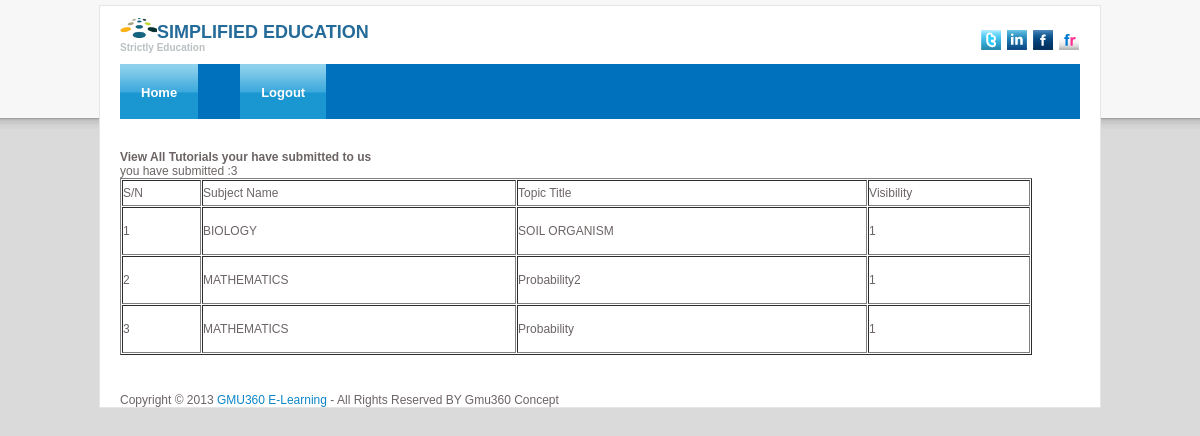
Screenshot of /study_lab/history.php (signed in) with the database file from the repository.
### tables this page shows
CREATE TABLE `free_topics` (
  `id` int(11) NOT NULL auto_increment,
  `subject_id` int(11) NOT NULL,
  `topic_name` varchar(255) NOT NULL,
  `introduction` text NOT NULL,
  `objectives` text NOT NULL,
  `content` text NOT NULL,
  `possible_questions` text NOT NULL,
  `real_life_application` text NOT NULL,
  `summary` text NOT NULL,
  `tutor_id` int(11) NOT NULL,
  `visibility` int(11) NOT NULL,
  PRIMARY KEY  (`id`)
);

CREATE TABLE `subjects` (
  `id` int(11) NOT NULL auto_increment,
  `subject_name` varchar(100) NOT NULL,
  `subject_category_id` int(100) NOT NULL,
  `logo` varchar(100) NOT NULL,
  `visibility` int(11) NOT NULL,
  PRIMARY KEY  (`id`)
);

### study_lab/history.php (the view, shortened to what this page needs)
<?php
include("ballot_class.php");
$object=new library();
?>
<!DOCTYPE html PUBLIC "-//W3C//DTD XHTML 1.0 Transitional//EN" "http://www.w3.org/TR/xhtml1/DTD/xhtml1-transitional.dtd">
<html xmlns="http://www.w3.org/1999/xhtml">
<head>
<link rel="stylesheet" href="../css/style.css" type="text/css" media="all" />
</head>
<body>
<div id="shell">
  <div id="header">
    <h1 id="logo"><a href="#"><img src="../css/images/Logo_colord.png" width="37" height="20" />SIMPLIFIED EDUCATION<span>Strictly Education</span></a></h1>
        <div class="socials"> <a href="#" class="link link-twitter">Twitter</a> <a href="#" class="link link-linkedin">LinkedIn</a> <a href="#" class="link link-facebook">Facebook</a> <a href="#" class="link link-flickr">flickr</a> </div>
  </div>
  <div id="navigation">
    <ul>
      <li><a href="index.php" class="active">Home</a></li>
      <li><a href="" ></a></li>
      <li><a href="logout" class="active">Logout</a></li>
    </ul>
  </div>
  <div id="main">
    <br/><br/>
<?php
  $display = 10;
  if (isset($_GET['s']) && is_numeric
  ($_GET['s'])) {
  $start = $_GET['s'];
  } else {
  $start = 0;
  }
?>
        <?php
		$get="SELECT * FROM `free_topics` WHERE `tutor_id`='{$_SESSION['postersid']}' ORDER BY `id` DESC LIMIT $start, $display ";
		$get=$object->query($get);
		?>
        <legend><b>View All Tutorials your have submitted to us</b>        <br/>
        you have submitted :<?php	$object->countRes('free_topics','tutor_id',$_SESSION['postersid']); ?>
        <br/><?php
if(mysql_num_rows($get)>0){
?>
</legend>
<table width="95%" border="1" cellspacing="1">
	<tr class="thead">
        <td height="24">S/N</td>
    <td>Subject Name</td>
      <td>Topic Title</td>
  <td>Visibility</td>
    </tr>
  <?php
$s=1;
  	while($l=mysql_fetch_array($get)){
		$catid=$l['subject_id'];
	echo "<tr class= \"trodd\">";
	?>
    <td height="46"><?php echo $s++;
	?></td>
    <td><?php echo $object->getSubject($catid); ?></td>
        <td><?php echo $l['topic_name'];?></td>
   <td><?php echo $l['visibility'] ;?></td>
 </tr>
 <?php
}
}
?>
</table>
 ?><br/><br/>
  </div>
      <p class="lf">Copyright &copy; 2013 <a href="#">GMU360 E-Learning </a> - All Rights Reserved BY Gmu360 Concept</p>
</div>
</body>
</html>

### css/style.css (style rules this page uses)
* { padding:0; margin:0; outline:0; }
body { font-size:12px; font-family:Arial, "Trebuchet MS", sans-serif; color:#6c6464; background:#dadada url(images/body.gif) left top repeat-x; padding:5px 0 13px 0; }
a { color:#0d86c7; text-decoration:none; }
#shell { width:960px; padding:0 20px; margin:0 auto; background:#fff; border:1px solid #e5e5e6; }
#header { height:58px; position:relative; }
#logo { padding-top:12px; }
#logo a { font-size:18px; color:#246b99; line-height:20px; text-decoration:none; }
#logo a span { font-size:10px; line-height:12px; display:block; color:#bbc0c3; }
.socials { position:absolute; top:24px; right:1px; width:104px; }
.socials .link { float:left; width:20px; height:20px; margin-left:6px; background:url(images/socials.gif); font-size:0; line-height:0; text-indent:-4000px; }
.socials .link-twitter { background-position:0 top; }
.socials .link-linkedin { background-position:-20px top; }
.socials .link-facebook { background-position:-40px top; }
.socials .link-flickr { background-position:-60px top; }
#navigation { height:55px; background-color:#0071bc; margin-bottom:1px; position:relative; }
#navigation ul { list-style:none; }
#navigation ul li { float:left; display:inline; border-right:0px solid #fff; height:55px; line-height:53px; }
#navigation ul li a { float:left; color:#fefefe; font-size:13px; font-weight:bold; padding:2px 21px 0 21px; text-decoration:none; }
#navigation ul li a.active, #navigation ul li a:hover { text-decoration:none; background:url(images/navigation-active.gif); }
#main { padding:2px 0 10px 0; }

### rows the page displays
free_topics: subject.subject_name "BIOLOGY", topic_name "SOIL ORGANISM", visibility "1"
free_topics: subject.subject_name "MATHEMATICS", topic_name "Probability2", visibility "1"
free_topics: subject.subject_name "MATHEMATICS", topic_name "Probability", visibility "1"

### other values shown
$row['total'] "3"
